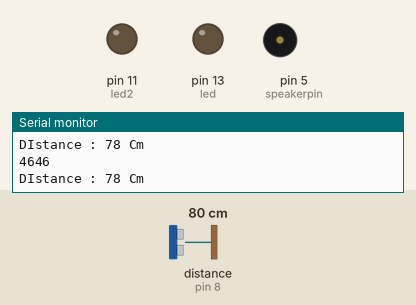
This sketch was run on a simulated Arduino Uno, built with avr-gcc and run on an emulated ATmega328P. Parts: output pins drawn as LEDs (lit = HIGH), buzzer (waves = sounding), the last lines printed to the serial monitor. Wiring (inferred from the names in the program): ultrasonic range finder: trigger pin 9; echo pin 8. Inputs (shaded band) come from the test bench; at power-on: distance to the obstacle (sensor on pin 8) 80 cm. The echo pulse lasts 58.3 µs per cm; pins used as bus, display or sensor lines are not drawn.

Above: at 1.2 s.
1.3 s: distance to the obstacle (sensor on pin 8) set to 12 cm
2.8 s: distance to the obstacle (sensor on pin 8) set to 9 cm
At 3.6 s:
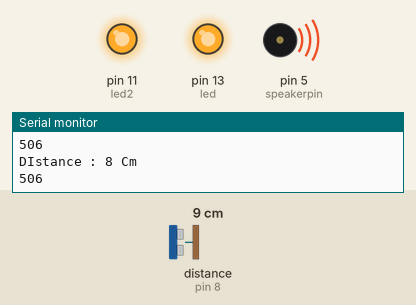
4.3 s: distance to the obstacle (sensor on pin 8) set to 18 cm
At 5.4 s:
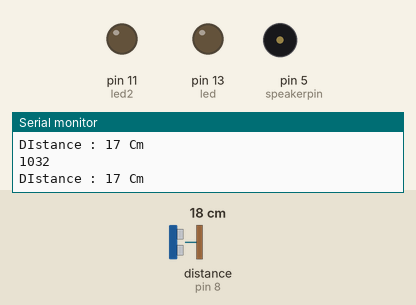
5.8 s: distance to the obstacle (sensor on pin 8) set to 2 cm
At 6.7 s:
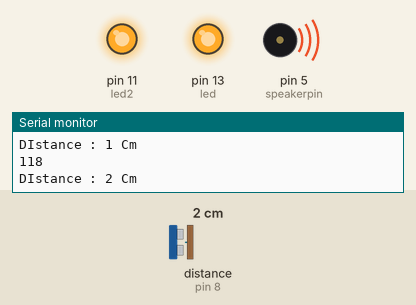
Timing chart, 0 to 8.3 s (numbered marks = the images above; inputs shaded):
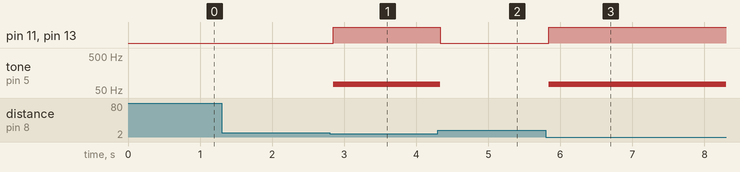

The sketch:

miniBasketBall.ino
```cpp
//농구대 만들기

#define TRIG 9 //TRIG 핀 설정 (초음파 보내는 핀)
#define ECHO 8 //ECHO 핀 설정 (초음파 받는 핀)

int led = 13;
int led2 = 11;
int speakerpin = 5;

void setup() {
  // put your setup code here, to run once:
  Serial.begin(9600);
  pinMode(TRIG, OUTPUT);
  pinMode(ECHO, INPUT);
   pinMode(led, OUTPUT);
   pinMode(led2, OUTPUT);
   pinMode(speakerpin, OUTPUT);

}

void loop() {
  // put your main code here, to run repeatedly:
 long duration, distance;

  digitalWrite(TRIG, LOW);
  delayMicroseconds(2);
  digitalWrite(TRIG, HIGH);
  delayMicroseconds(10);
  digitalWrite(TRIG, LOW);

  duration = pulseIn (ECHO, HIGH);
  distance = duration * 17 / 1000;
  Serial.println(duration );
  Serial.print("\nDIstance : ");
  Serial.print(distance);
  Serial.println(" Cm");
  delay(10);

  if (distance<10) {
   digitalWrite(led, HIGH);
   digitalWrite(led2, HIGH);
   tone(speakerpin, 73, 1000);

  }
  else {
   digitalWrite(led, LOW);
   digitalWrite(led2, LOW);
   noTone(speakerpin);
  }
}
```

Measured:
- the behaviour switches between 11 and 10 cm on distance to the obstacle (sensor on pin 8) (found by bisection; images 0 and 1)
- after the input at 2.8 s, pin 11 (led2), pin 13 (led): LOW → HIGH after 0.05 s; tone on pin 5 (speakerpin): silent → 73 Hz after 0.05 s
- after the input at 4.3 s, pin 11 (led2), pin 13 (led): HIGH → LOW at once; tone on pin 5 (speakerpin): 73 Hz → silent at once
- after the input at 5.8 s, pin 11 (led2), pin 13 (led): LOW → HIGH at once; tone on pin 5 (speakerpin): silent → 73 Hz at once
